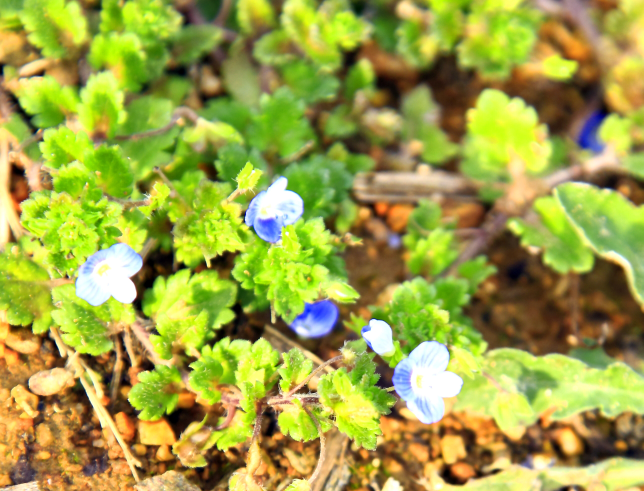
%> input picture inputs/demo.JPG, 1287 x 982 px (shown at 1/2 size)
$ octave demo.m   (GNU Octave 9; MATLAB toolbox functions it lacks are replaced by stand-ins)
%> lines starting %> are read from the running program, lines starting %| are printed output that depends on the picture
%> further down, img is the input picture: size 982x1287x3 uint8; mean R, G, B 158.9, 163.1, 70
### MatPencil.m
function I = MatPencil(img, ks, width, dirNum, gammaS, gammaI, theta, pencil_stroke, sm_kr, group_num, avg_ks)
%> called with ks = 8, width = 1, dirNum = 8, gammaS = 1, gammaI = 1, theta = 0.2, pencil_stroke = 'pencils/pencil0.jpg', sm_kr = 3
% ==============================================
% Pencil colorful sketch of the input image.
% Algorithm based on
%   Cewu Lu, Li Xu, Jiaya Jia
%   /*Combining Sketch and Tone for Pencil Drawing Production*/
%   International Symposium on Non-Photorealistic Animation and Rendering(NPAR 2012)
%
%  Paras:
%  img           : the input image.
%  ks            : the length of convolution line.
%  width         : the width of the stroke(must be odd).
%  dirNum        : the number of directions(the more the subtler.
%  gammaS        : the darkness of the stroke.
%  gammaI        : the darkness of the resulted image.
%  theta         : the regularizor parameter.
%  pencil_stroke : pencil stroke file path.
%  sm_kr         : smoothing kernel size for stroke generation.
%  group_num     : the group index for the parameter set of omegas.
%  avg_ks        : the kernel size for average filtering.
%

    %% Scale to image to [0, 1] while converting it to double precision
    img = im2double(img);
%> img: size 982x1287x3 double
    [~, ~, C] = size(img);
%> C = 3

    %% Convert from RGB to YUV if the image is chromatic
    if (C == 3)
        yuv = rgb2ycbcr(img);
%> yuv: size 982x1287x3 double; mean of channels 1, 2, 3 0.572, 0.344, 0.521
        Y = yuv(:, :, 1);
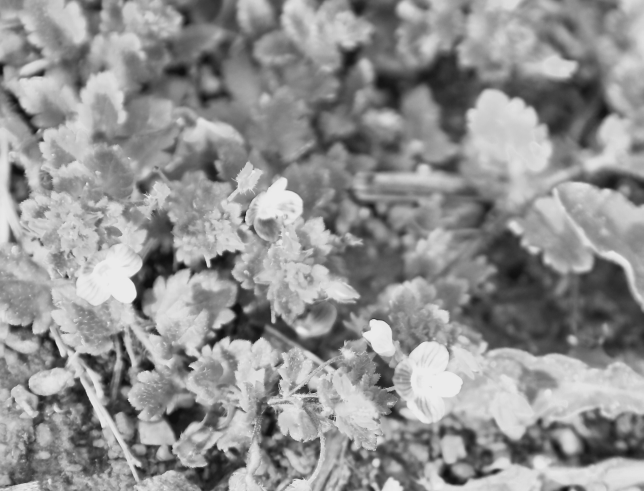
%> Y: size 982x1287 double (shown at 1/2 size); min 0.0627, max 0.922, mean 0.572
    else
        Y = img;
    end

    %% Get the stroke map
    S = get_stroke(Y, ks, width, dirNum, sm_kr) .^ gammaS;
    % darken the result by gamma
    imwrite(S, 'outputs/demo_S.jpg');

    %% Get the tone map
    J = get_tone_map(Y, group_num, avg_ks) .^ gammaI;
    % darken the result by gamma

    %% Get the pencil texture and convert it to grayscale
    P = im2double(imread(pencil_stroke));
    P = rgb2gray(P);

    %% Get the pencil map
    T = get_pencil(Y, P, J, theta);

    %% Compute the result
    new_Y = S .* T;

    if (C == 3)
        yuv(:, :, 1) = new_Y;
        I = ycbcr2rgb(yuv);
    else
        I = new_Y;
    end
end

function T = get_pencil(img, P, J, theta)
% ==============================================
%   Compute the pencil map
%
%   Paras:
%   img   : input image in [0, 1].
%   P     : the pencil texture.
%   J     : the tone map.
%   theta : the regularizor parameter.
%

    %% Parameters
    [H, W, ~] = size(img);

    %% Initialization
    P = imresize(P, [H, W]);
    P = P(:);
    logP = log(P);
    logP = spdiags(logP, 0, H * W, H * W);

    J = imresize(J, [H, W]);
    J = J(:);
    logJ = log(J);

    e = ones(H*W, 1);
    Dx = spdiags([-e, e], [0, H], H * W, H * W);
    Dy = spdiags([-e, e], [0, 1], H * W, H * W);

    %% Compute matrix A and b for linear equation approximation
    A = theta * (Dx * Dx' + Dy * Dy') + (logP)' * logP;
    b = (logP)' * logJ;

    %% Conjugate gradient as the solver, pcg(A, b, tol, max_iter)
    beta = pcg(A, b, 1e-6, 100);

    %% Construct the result
    beta = reshape(beta, H, W);

    P = reshape(P, H, W);

    T = P .^ beta;
end

function S = get_stroke(img, ks, width, dirNum, sm_kr)
%> called with ks = 8, width = 1, dirNum = 8, sm_kr = 3
% ==============================================
%   Compute the stroke structure
%
%   Paras:
%   img    : input image in [0, 1].
%   ks     : kernel size.
%   width  : width of the strocke
%   dirNum : number of directions.
%   sm_kr  : smoothing kernel size for stroke generation.
%

    %% Initialization
    [H, W, ~] = size(img);
%> H = 982; W = 1287

    %% Median filter as smoothing
    im = medfilt2(img, [sm_kr, sm_kr]);

    %% Image gradient
    imX = [abs(im(:, 1:(end-1)) - im(:, 2:end)), zeros(H, 1)];
    imY = [abs(im(1:(end-1), :) - im(2:end, :)); zeros(1, W)];
    imEdge = imX + imY;

    %% Convolution kernel with horizontal direction
    kerRef = zeros(ks * 2 + 1);
    kerRef(ks + 1,:) = 1;

    %% Classification
    response = zeros(H, W, dirNum);
    for n = 1:dirNum
        ker = imrotate(kerRef, (n-1) * 180 / dirNum, 'bilinear', 'crop');
        response(:, :, n) = conv2(imEdge, ker, 'same');
    end

    [~, index] = max(response, [], 3);
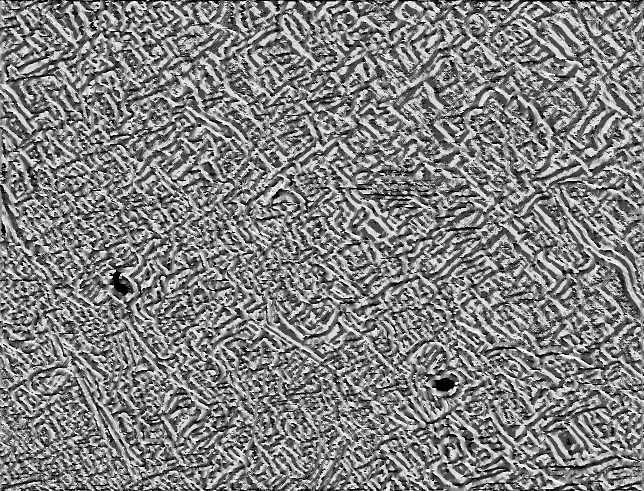
%> index: size 982x1287 double (shown at 1/2 size); min 1, max 8, mean 4.56; drawn with min black and max white

    %% Create the stroke
    C = zeros(H, W, dirNum);
    for n = 1:dirNum
        C(:, :, n) = imEdge .* (index == n);
    end

    kerRef = zeros(ks * 2 + 1);
    kerRef(ks + 1, :) = 1;
    width = (width - 1) / 2;
    kerRef((ks - width):(ks + width), :) = 1;

    Spn = zeros(H, W, dirNum);
    for n = 1:dirNum
        ker = imrotate(kerRef, (n - 1) * 180 / dirNum, 'bilinear', 'crop');
        Spn(:, :, n) = conv2(C(:, :, n), ker, 'same');
    end

    Sp = sum(Spn, 3);
    Sp = (Sp - min(Sp(:))) / (max(Sp(:)) - min(Sp(:)));
    S = 1 - Sp;
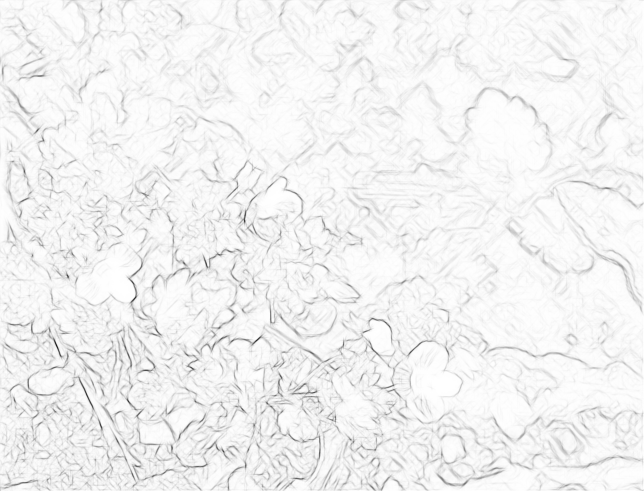
%> S: size 982x1287 double (shown at 1/2 size); min 0, max 1, mean 0.95
end

function J = get_tone_map(img, group_num, avg_ks)
%> called with group_num = 2, avg_ks = 10
% ==============================================
%   Compute the tone map 'T'
%
%   Paras:
%   img       : input image ranging in[0, 1].
%   group_num : the group index for the parameter set of omegas.
%   avg_ks    : the kernel size for average filtering.
%

    %% Parameters
    Ub = 225;
    Ua = 105;
    Miud = 90;
    DeltaB = 9;
    DeltaD = 11;

    % groups from dark to light
    % 1st group
    if (group_num == 1)
        Omega1 = 42;
        Omega2 = 29;
        Omega3 = 29;
    end
    % 2nd group
    if (group_num == 2)
        Omega1 = 52;
        Omega2 = 37;
        Omega3 = 11;
    end
    % 3rd group
    if (group_num == 3)
        Omega1 = 76;
        Omega2 = 22;
        Omega3 = 2;
    end

    %% Compute the target histgram
    histgramTarget = zeros(256, 1);
    total = 0;
    for ii = 0:255
        if ii < Ua || ii > Ub
            p = 0;
        else
            p = 1 / (Ub - Ua);
        end

        histgramTarget(ii + 1, 1) = (...
            Omega1 * 1/DeltaB * exp(-(255 - ii) / DeltaB) + ...
            Omega2 * p + ...
            Omega3 * 1/sqrt(2 * pi * DeltaD) * exp(-(ii - Miud)^2 / (2 * DeltaD^2))) * 0.01;

        total = total + histgramTarget(ii + 1, 1);
    end
    histgramTarget(:, 1) = histgramTarget(:, 1)/total;

    %% Histgram matching
    J = histeq(img, histgramTarget);

    %% Smoothing
    G = fspecial('average', avg_ks);
    J = imfilter(J, G, 'same');
end

### demo.m
%% Read the image
img = imread('inputs/demo.jpg');
% img = rgb2gray(img);

%% MatPencil(img, ks, width, dirNum, gammaS, gammaI, theta, pencil_stroke, sm_kr, group_num, avg_ks)
I = MatPencil(img, 8, 1, 8, 1.0, 1.0, 0.2, 'pencils/pencil0.jpg', 3, 2, 10);
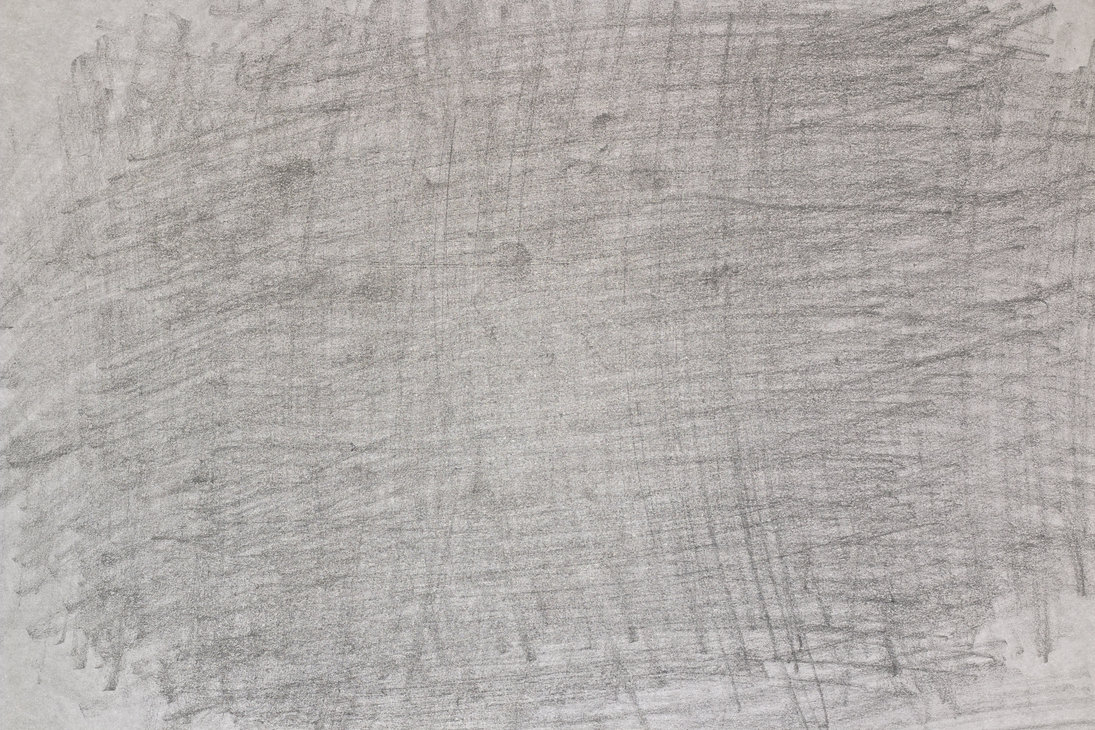
%> input picture pencils/pencil0.jpg, 1095 x 730 px
%> in get_pencil, `P = imresize(P, [H, W]);`:
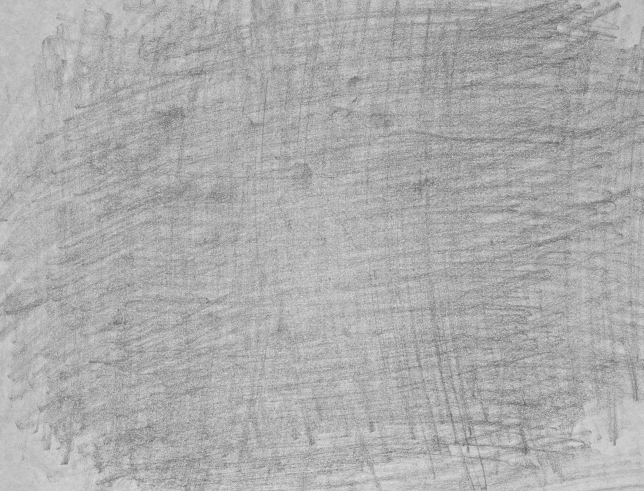
%> P: size 982x1287 double (shown at 1/2 size); min 0.311, max 0.927, mean 0.677
%> in get_pencil, `beta = reshape(beta, H, W);`:
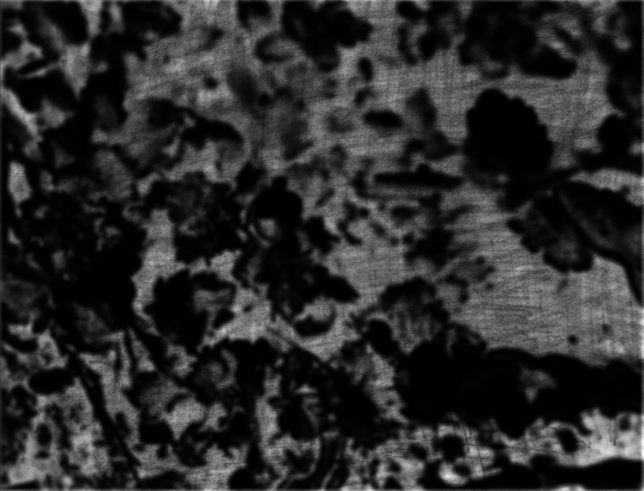
%> beta: size 982x1287 double (shown at 1/2 size); min -2.57e-08, max 6.7, mean 1.14; drawn with min black and max white
%> in MatPencil, `new_Y = S .* T;`:
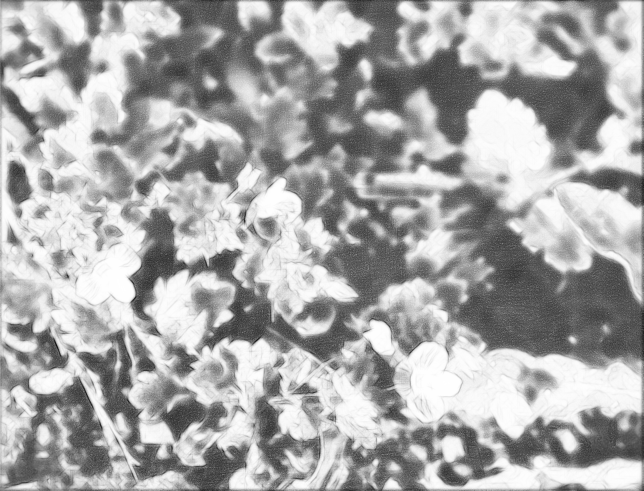
%> new_Y: size 982x1287 double (shown at 1/2 size); min 0, max 1, mean 0.667
%> in MatPencil, `yuv(:, :, 1) = new_Y;`: yuv: size 982x1287x3 double; mean of channels 1, 2, 3 0.667, 0.344, 0.521
%> the run ends on the next line
